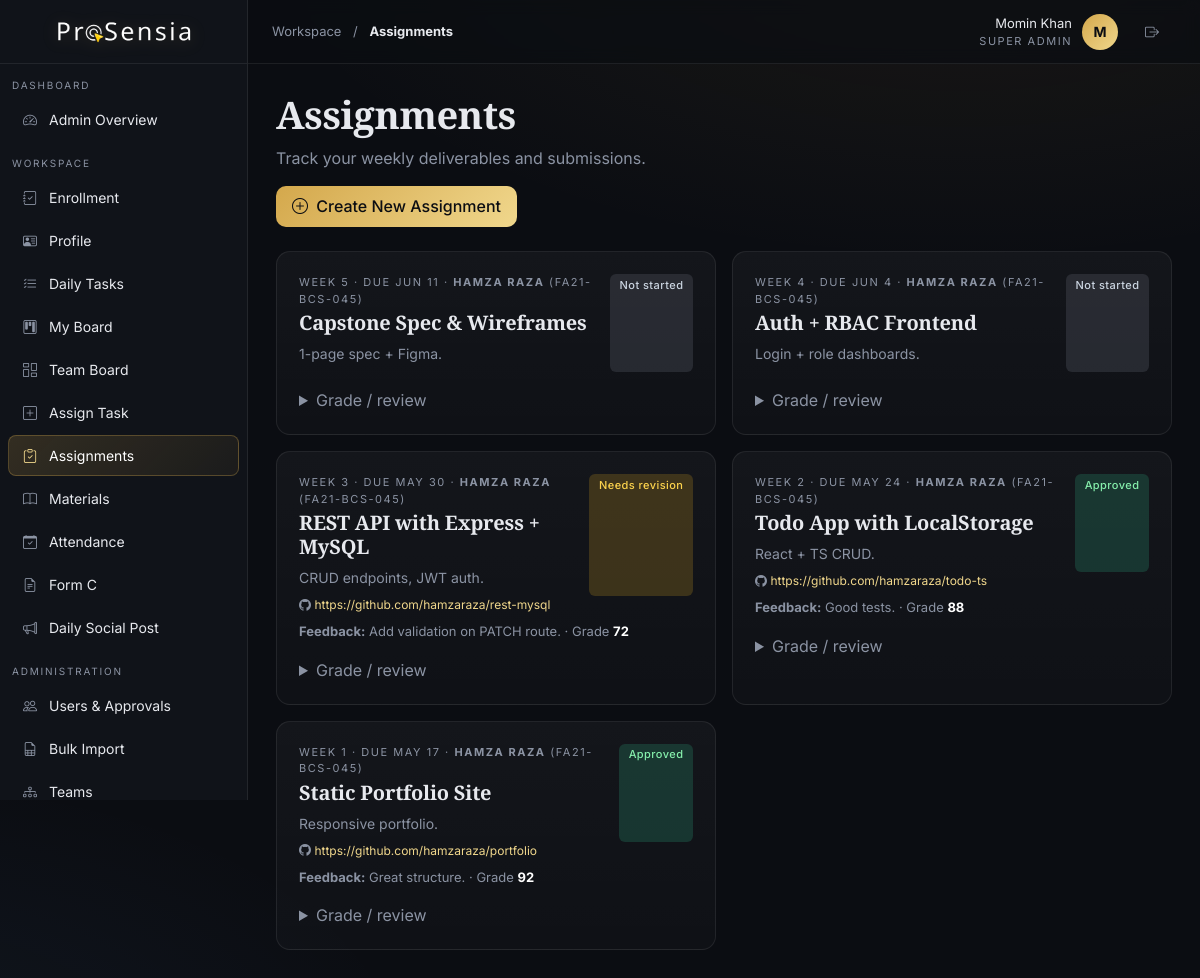
/intern/assignments.php (signed in), run on the app's committed database.
### tables this page shows
CREATE TABLE assignments (
  id INT AUTO_INCREMENT PRIMARY KEY,
  user_id INT NOT NULL, title VARCHAR(200) NOT NULL,
  week INT, due_date DATE, description TEXT,
  github_url VARCHAR(300),
  status ENUM('not_started','submitted','approved','needs_revision') DEFAULT 'not_started',
  submitted_at TIMESTAMP NULL, grade INT NULL, feedback TEXT,
  FOREIGN KEY (user_id) REFERENCES users(id) ON DELETE CASCADE
);

CREATE TABLE users (
  id INT AUTO_INCREMENT PRIMARY KEY,
  name VARCHAR(120) NOT NULL,
  email VARCHAR(160) NOT NULL UNIQUE,
  password VARCHAR(255) NOT NULL,
  role ENUM('super_admin','management','mentor','intern') NOT NULL,
  status ENUM('pending','active','inactive','rejected') DEFAULT 'pending',
  created_at TIMESTAMP DEFAULT CURRENT_TIMESTAMP
);

CREATE TABLE profiles (
  user_id INT PRIMARY KEY,
  father_name VARCHAR(120),
  cnic VARCHAR(20),
  reg_number VARCHAR(40),
  department VARCHAR(120) DEFAULT 'Electrical and Computer Engineering',
  semester VARCHAR(40),
  phone VARCHAR(40), city VARCHAR(80), address TEXT,
  university VARCHAR(160), degree VARCHAR(120), graduation_year VARCHAR(8),
  skills TEXT, github VARCHAR(200), linkedin VARCHAR(200), portfolio VARCHAR(200),
  bio TEXT, avatar_color VARCHAR(20) DEFAULT '#d4a84c',
  avatar_path VARCHAR(255) DEFAULT NULL,
  FOREIGN KEY (user_id) REFERENCES users(id) ON DELETE CASCADE
);

### intern/assignments.php (the view, shortened to what this page needs)
<?php
require __DIR__ . '/../includes/header.php';
$uid = $user['id']; $role = $user['role'];
if ($role==='intern') {
    $stmt = $pdo->prepare('SELECT * FROM assignments WHERE user_id=? ORDER BY week, due_date');
    $stmt->execute([$uid]);
} else {
    $stmt = $pdo->query('
        SELECT a.*, u.name AS student_name, p.reg_number
        FROM assignments a
        JOIN users u ON u.id = a.user_id
        LEFT JOIN profiles p ON p.user_id = u.id
        ORDER BY a.due_date DESC, a.week DESC
    ');
}
$list = $stmt->fetchAll();
$labels = ['not_started'=>'b-muted','submitted'=>'b-info','approved'=>'b-success','needs_revision'=>'b-warning'];
$can_create = false;
if (in_array($role, ['super_admin', 'management'])) {
    $can_create = true;
} elseif ($role === 'mentor') {
    $lead_check = $pdo->prepare('SELECT 1 FROM team_members WHERE user_id = ? AND role_in_team = "lead" LIMIT 1');
    $lead_check->execute([$uid]);
    if ($lead_check->fetch()) $can_create = true;
}
?>
<h1 class="serif" style="font-size:38px">Assignments</h1>
<p class="muted">Track your weekly deliverables and submissions.</p>
<?php if ($can_create): ?>
<div class="mb-4">
    <a href="<?= base_url('intern/assignment_create.php') ?>" class="btn btn-primary">
        <i class="bi bi-plus-circle me-1"></i> Create New Assignment
    </a>
</div>
<?php endif; ?>
<div class="row g-3">
<?php foreach($list as $a): ?>
  <div class="col-md-6">
    <div class="glass card-pad h-100">
      <div class="d-flex justify-content-between">
        <div>
          <div class="small-cap">
            Week <?= (int)$a['week'] ?> · due <?= e(date('M j', strtotime($a['due_date']))) ?>
            <?php if (!empty($a['student_name'])): ?>
                · <strong><?= e($a['student_name']) ?></strong>
                <?php if (!empty($a['reg_number'])): ?>(<?= e($a['reg_number']) ?>)<?php endif; ?>
            <?php endif; ?>
          </div>
          <h5 class="serif mt-1 mb-2"><?= e($a['title']) ?></h5>
          <p class="muted mb-2" style="font-size:14px"><?= e($a['description']) ?></p>
        </div>
        <span class="badge <?= $labels[$a['status']] ?? 'b-muted' ?>"><?= e(ucfirst(str_replace('_',' ',$a['status']))) ?></span>
      </div>
      <?php if ($a['github_url']): ?><div class="muted" style="font-size:12px;word-break:break-all"><i class="bi bi-github"></i> <a href="<?= e($a['github_url']) ?>" target="_blank"><?= e($a['github_url']) ?></a></div><?php endif; ?>
      <?php if ($a['feedback']): ?><div class="mt-2 muted" style="font-size:13px"><b>Feedback:</b> <?= e($a['feedback']) ?> <?php if($a['grade']!==null): ?>· Grade <b style="color:#fff"><?= (int)$a['grade'] ?></b><?php endif; ?></div><?php endif; ?>
      <?php if ($role==='intern' && in_array($a['status'],['not_started','needs_revision'],true)): ?>
      <form method="post" class="mt-3 d-flex gap-2">
        <input type="hidden" name="action" value="submit"><input type="hidden" name="id" value="<?= (int)$a['id'] ?>">
        <input class="form-control form-control-sm" name="github_url" placeholder="https://github.com/you/repo" required>
        <button class="btn btn-sm btn-primary">Submit</button>
      </form>
      <?php elseif (in_array($role,['mentor','super_admin'],true)): ?>
      <details class="mt-3"><summary class="muted" style="cursor:pointer">Grade / review</summary>
      </details>
      <?php endif; ?>
    </div>
  </div>
<?php endforeach; ?>
</div>
<?php require __DIR__ . '/../includes/footer.php'; ?>

### assets/css/style.css (style rules this page uses)
:root { --bg:#0b0d12; --surface:#11141b; --surface-2:#161a23; --border:rgba(255,255,255,.08); --border-strong:rgba(255,255,255,.14); --text:#e7e9ee; --muted:#8b93a3; --primary:#d4a84c; --primary-glow:#f0d78c; --primary-fg:#0b0d12; --success:#34d399; --warning:#fbbf24; --danger:#f87171; --info:#60a5fa; }
* { box-sizing:border-box }
html,body { background:var(--bg);color:var(--text);font-family:'Inter',system-ui,sans-serif;min-height:100vh;-webkit-font-smoothing:antialiased }
body { background: radial-gradient(1200px 600px at 80% -10%,rgba(212,168,76,.08),transparent 60%), radial-gradient(900px 500px at -10% 110%,rgba(96,165,250,.06),transparent 60%), var(--bg); }
h1,h2,h3,h4,h5,.serif { font-family:'Cormorant Garamond','Playfair Display',Georgia,serif;font-weight:600;letter-spacing:-.01em }
a { color:var(--primary-glow);text-decoration:none }
.glass { background:linear-gradient(180deg,rgba(255,255,255,.04),rgba(255,255,255,.02));border:1px solid var(--border);border-radius:14px }
.card-pad { padding:18px }
@media (min-width:768px) { .card-pad { padding:22px } }
.btn { border-radius:10px;font-weight:500;padding:.55rem 1rem;transition:all .2s }
.btn-primary { background:linear-gradient(135deg,var(--primary),var(--primary-glow));border:none;color:var(--primary-fg) }
.badge { font-weight:500;padding:.35rem .6rem;border-radius:6px;font-size:11px;letter-spacing:.04em }
.b-success { background:rgba(52,211,153,.18);color:#86efac }
.b-warning { background:rgba(251,191,36,.18);color:#fcd34d }
.b-muted { background:rgba(139,147,163,.18);color:#cbd5e1 }
.muted { color:var(--muted) }
.small-cap { font-size:11px;letter-spacing:.14em;text-transform:uppercase;color:var(--muted) }

### data on the page
assignments: week "5", due_date "JUN 11", user.name "HAMZA RAZA", profiles.reg_number "FA21-BCS-045", title "Capstone Spec & Wireframes", description "1-page spec + Figma.", status "Not started"
assignments: week "4", due_date "JUN 4", user.name "HAMZA RAZA", profiles.reg_number "FA21-BCS-045", title "Auth + RBAC Frontend", description "Login + role dashboards.", status "Not started"
assignments: week "3", due_date "MAY 30", user.name "HAMZA RAZA", profiles.reg_number "FA21-BCS-045", title "REST API with Express + MySQL", description "CRUD endpoints, JWT auth.", status "Needs revision", github_url "https://github.com/hamzaraza/rest-mysql", feedback "Add validation on PATCH route.", grade "72"
assignments: week "2", due_date "MAY 24", user.name "HAMZA RAZA", profiles.reg_number "FA21-BCS-045", title "Todo App with LocalStorage", description "React + TS CRUD.", status "Approved", github_url "https://github.com/hamzaraza/todo-ts", feedback "Good tests.", grade "88"
assignments: week "1", due_date "MAY 17", user.name "HAMZA RAZA", profiles.reg_number "FA21-BCS-045", title "Static Portfolio Site", description "Responsive portfolio.", status "Approved", github_url "https://github.com/hamzaraza/portfolio", feedback "Great structure.", grade "92"

### other printed values
$label "Admin Overview Enrollment Profile Daily Tasks My Board Team Board Assign Task Assignments Materials Attendance Form C Daily Social Post Users & Approvals Bulk Import Teams"
$page_section "Workspace"
$page_label "Assignments"
$user['name'] "Momin Khan"
role_label($user['role']) "SUPER ADMIN"
substr($u['name'],0,1) "M"
